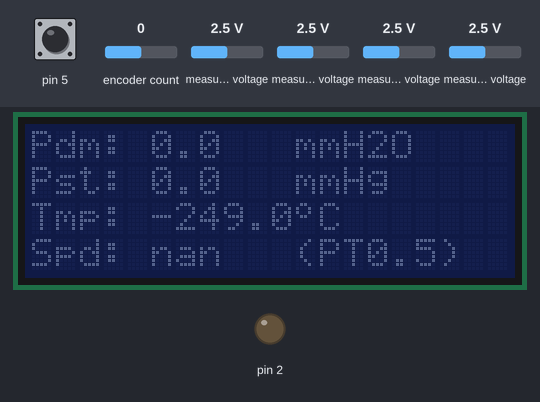
A sketch run on a simulated Arduino Uno, built with avr-gcc and run on an emulated ATmega328P. Parts: 20×4 character LCD, output pins drawn as LEDs (lit = HIGH). The inputs (shaded band) are chosen by the test bench; at power-on: pin 5 HIGH, encoder count 0, measured voltage 2.5 V. What the sketch prints to the serial monitor is not drawn.

Above: at 1.7 s.
1.8 s: pin 5 pulled LOW for 3.2 s
At 4.2 s:
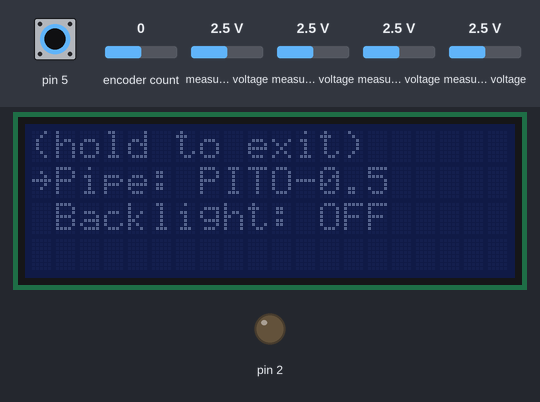
6.5 s: encoder count set to 1
At 7.2 s:
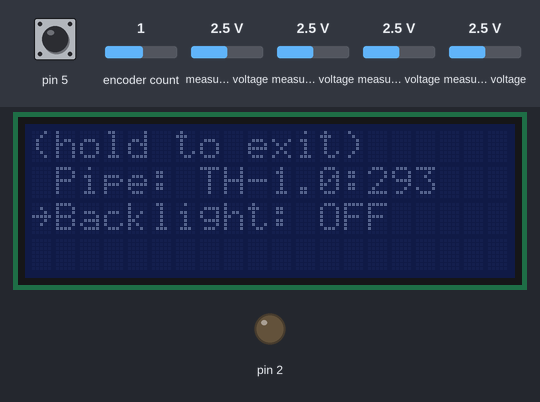
8.0 s: pin 5 pulled LOW for 0.15 s
At 8.9 s:
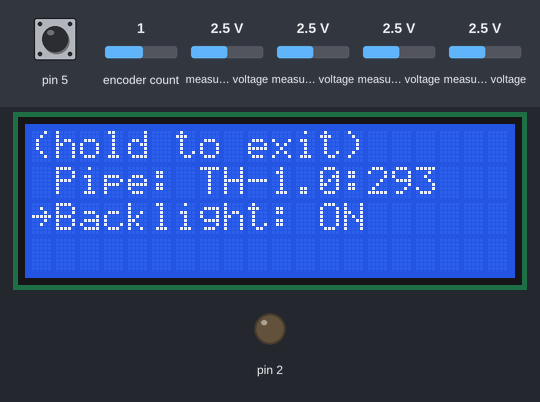
9.6 s: encoder count set to 0
At 10.7 s:
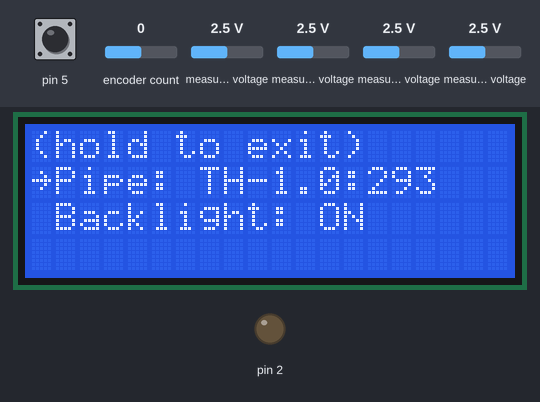
11.1 s: pin 5 pulled LOW for 1 s
At 12.8 s:
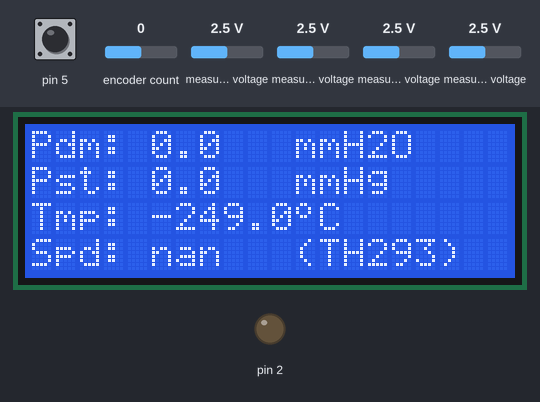
Timing chart, 0 to 14.3 s (numbered marks = the images above; inputs shaded):
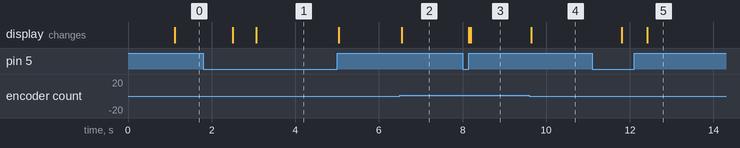

Measured:
- after the input at 1.8 s, the display: first changes after 0.70 s (image 1 shows a later state)
- after the input at 6.5 s, the display: changes after 0.05 s (image 2)
- after the input at 8.0 s, the display: first changes after 0.15 s (image 3 shows a later state)
- after the input at 9.6 s, the display: changes after 0.05 s (image 4)
- after the input at 11.1 s, the display: first changes after 0.70 s (image 5 shows a later state)

The sketch:

Manometer2.ino
```cpp
#include <GyverEncoder.h>
#include <Thread.h>
#include <Wire.h>
#include <LiquidCrystal_I2C.h>
#include "OneButton.h"
#include "GyverEncoder.h"
#include "Data.h"

#define REFRESH_TIME 800

#define DEBUG_ENABLED true
#define DISPLAY_REFRESH false
#define ROUNDING_ENABLED true

#define RIGHT 1
#define LEFT 2

#define MAINVIEW 1
#define WINDSPEEDVIEW 2
#define SETTINGSVIEW 3
int activeView; //mainScreen, lcdSettingsScreen, bluetoothSettingsScreen

LiquidCrystal_I2C lcd(0x3f, 20, 4); // 0x3f for large, 0x3f for small disp
Encoder enc1(3, 4, 5);

Thread adcThread = Thread();
OneButton button1(3, true);
float dpValue = 0.0;
int i;

uint8_t symbols[3][8] = {{12, 18, 18, 12, 0, 0, 0, 0 }, // degree
                         {14, 31, 17, 17, 17, 17, 17, 31 }, // battery 4.76
                         {0, 4, 2, 31, 2, 4, 0, 0}}; // arrow

Data data;

//************************setup**********************
void setup()
{
  Serial.begin(9600);
  enc1.setType(TYPE2);
  data.setupData();

  pinMode(2, OUTPUT);
  digitalWrite(2, LOW);
  lcd.init();
  lcd.createChar(1, symbols[0]); // degree
  lcd.createChar(2, symbols[2]); // arrow

  activeView = MAINVIEW;

  adcThread.onRun(selectDisplayOutput);   //creating new thread
  adcThread.setInterval(REFRESH_TIME);  //loop interval
}

//***********************loop*********************
void loop()
{
  enc1.tick();
  if (enc1.isRight()) onTurn(RIGHT);
  if (enc1.isLeft()) onTurn(LEFT);
  if (enc1.isRelease()) onClick();
  if (enc1.isHolded()) onHold();
  if (enc1.isRightH()) onHoldTurn(RIGHT);
  if (enc1.isLeftH()) onHoldTurn(LEFT);

  if (adcThread.shouldRun())adcThread.run(); // starting the thread
}

void selectDisplayOutput() {
  if (activeView == MAINVIEW) {
    adcThread.setInterval(800);
    mainView();
  }
  if (activeView == SETTINGSVIEW) {
    settingsView();
  }
}
```

Data.h
```cpp
#include <Adafruit_ADS1015.h>

#define FILTER_ACCURACY 10 // 1 - to disable
#define PRECISION_COEF 0.54
#define MAXTEMP 600

Adafruit_ADS1115 ads(0x48);

class Data {
  private:
    float difference = 0.0;
    float diffValue = 0.0;

  public:
    float dmPr = 0.0;
    float stPr = 0.0;
    float temp = 0.0;
    String tempStr = "0.0";
    float v = 0.0;
    String pipeShortenNames[7] = {"PT0.5", "TH293", "TH411", "TH279", "TH234", "TH2.5", "TH10 "};
    String pipeName[7]  = {"PITO-0.5  ", "TH-1.0:293", "TH-1.0:411", "TH-1.5:279", "TH-1.5:234", "TH-2.5:234", "TH-1.2:10 "};
    float pipeVal[7]  = {0.579,          0.58,         0.585,        0.573,        0.591,        0.582,        0.708};

    int pipeSelected = 0;

    void setupData() {
      ads.begin();
    }

    void setDifference() {
      difference = diffValue;
    }

    bool updateData() {
      unsigned long adc0 = 0, adc1 = 0, adc2 = 0;
      float volt0, volt1, volt2, vcc;

      String prevData = String(dmPr) + String(stPr) + String(temp) + String(v);

      for (unsigned int i = 0; i < FILTER_ACCURACY; i++)
      {
        adc0 += ads.readADC_SingleEnded(0);
        adc1 += ads.readADC_SingleEnded(1);
        adc2 += ads.readADC_SingleEnded(2);
      }
      volt1 = (adc1 / FILTER_ACCURACY * 0.1865) / 1000;
      volt0 = (adc0 / FILTER_ACCURACY * 0.1865) / 1000;
      volt2 = (adc2 / FILTER_ACCURACY * 0.1865) / 1000;
      vcc = (ads.readADC_SingleEnded(3) * 0.1875) / 1000;

      diffValue = (volt0 / vcc - 0.5) / 0.057 * 101.97;  // dinamic
      dmPr = diffValue - difference;
      dmPr = int(dmPr * 10) / 10.0 ;

      stPr = (volt2 / vcc + 0.095) / 0.009 + PRECISION_COEF; // static
      stPr = int(stPr * 100) / 100.0 * 7.5;

      temp = (volt1 - 1.25) / 0.005 + 1;
      tempStr = String(temp);
      if (temp > MAXTEMP) tempStr = "n/a"; //check if TC is connected

      v = sqrt (abs(2 * 9.8 * dmPr * pipeVal[pipeSelected] * (273 - temp) / (0.359 * 1.29 * stPr)));

      String newData = String(dmPr) + String(stPr) + String(temp) + String(v);

      if (newData.length() < prevData.length())
      return true;
      return false;
    }
};
```

EncoderEvents.ino
```cpp
void onTurn(int dir) {
  Serial.print("turn ");
  Serial.println(dir);

  if (activeView == MAINVIEW);
  if (activeView == SETTINGSVIEW) settingsOnTurn(dir);
}

void onDoubleClick() {
  Serial.println("doubleclick");
}

void onClick() {
  Serial.println("click");
  if (activeView == MAINVIEW) mainViewOnClick();
  if (activeView == SETTINGSVIEW) settingsOnClick();
  adcThread.run();
}

void onHold() {
  Serial.println("hold");
  if (activeView == MAINVIEW) {
    mainViewOnHold();
    return;
  }
  if (activeView == SETTINGSVIEW) {
    settingsOnHold();
    return;
  }
}

void onHoldTurn(int dir) {
  Serial.print("holdturn ");
  Serial.println(dir);
  if (activeView == SETTINGSVIEW) {
    settingsOnHoldTurn(dir);
    return;
  }
}
```

MainView.ino
```cpp
void mainViewOnClick() {
  data.setDifference();
}

void mainViewOnHold() {
  lcd.clear();
  activeView = SETTINGSVIEW;
}

void mainView() {
  if (data.updateData()) lcd.clear();

  lcd.setCursor(0, 0);
  lcd.print("Pdm: ");
  lcd.print(data.dmPr, 1);
  lcd.setCursor(11, 0);
  lcd.print("mmH2O");

  lcd.setCursor(0, 1);
  lcd.print("Pst: ");
  lcd.print(data.stPr, 1);
  lcd.setCursor(11, 1);
  lcd.print("mmHg");

  lcd.setCursor(0, 2);
  lcd.print("Tmp: ");
  lcd.print(data.tempStr);
  lcd.setCursor(11, 2);
  lcd.print("\1C");


  lcd.setCursor(0, 3);
  lcd.print("Spd: ");
  lcd.print(data.v);
  lcd.setCursor(11, 3);
  //lcd.print("m/s-");
  lcd.print("(" + data.pipeShortenNames[data.pipeSelected] + ")");

}
```

WindspeedView.ino
```cpp
void windspeedView() {


}
```

SettingsView.ino
```cpp
#define PIPE 1
#define BACKLIGHT 2
#define DMPUNITS 3
#define STPUNITS 4
#define TMPUNITS 5
#define CLOSE 6

bool backlightEnabled = false;
int rawSelected = 1;

void settingsOnClick() {
  if (rawSelected == PIPE && data.pipeSelected <= 6) data.pipeSelected++;
  if (data.pipeSelected >= 7) data.pipeSelected = 0;

  if (rawSelected == BACKLIGHT & backlightEnabled) {
    backlightEnabled = false;
    lcd.noBacklight();
  }
  else if (rawSelected == BACKLIGHT & !backlightEnabled) {
    backlightEnabled = true;
    lcd.backlight();
  }
}

void settingsOnHold() {
  lcd.clear();
  activeView = MAINVIEW;
}

void settingsOnTurn(int dir) {
  if (dir == RIGHT && rawSelected < 2) rawSelected++;
  if (dir == LEFT && rawSelected > 1) rawSelected--;
  lcd.clear();
  settingsView();
}

void settingsOnHoldTurn(int dir) {
}

void settingsView() {

  if (rawSelected <= 3) {
    lcd.setCursor(0, rawSelected);
    lcd.print("\2");

    lcd.setCursor(0, 0);
    lcd.print("(hold to exit)");

    lcd.setCursor(1, 1);
    lcd.print("Pipe: ");
    lcd.print(data.pipeName[data.pipeSelected]);

    lcd.setCursor(1, 2);
    lcd.print("Backlight: ");
    if (backlightEnabled) lcd.print("ON ");
    else lcd.print("OFF");

//    lcd.setCursor(1, 3);
//    lcd.print("DMP units: ");
//
//    lcd.setCursor(1, 4);
//    lcd.print("STP units: ");
  }

//  if (rawSelected > 3 && rawSelected <= 7) {
//    lcd.setCursor(0, rawSelected - 4);
//    lcd.print("\2");
//
//    lcd.setCursor(1, 0);
//    lcd.print("TMP units: ");
//
//    lcd.setCursor(1, 1);
//    lcd.print("Close");
//  }
}
```
